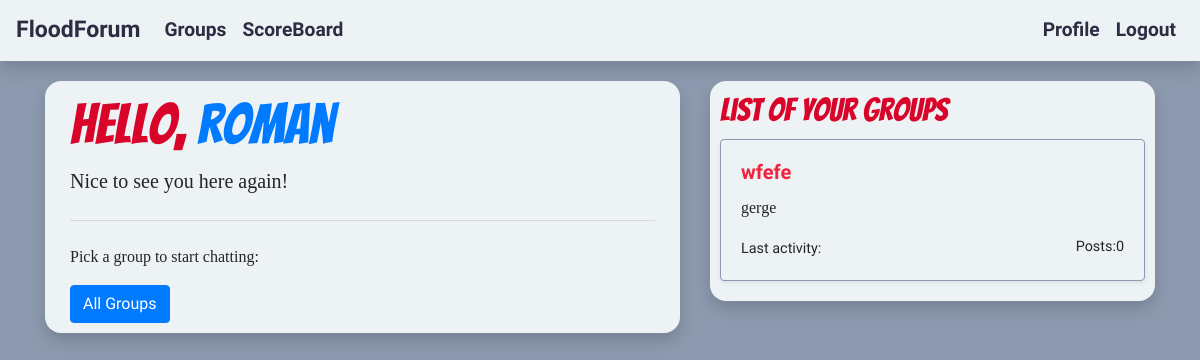
Before: / (signed in) with the older database file.
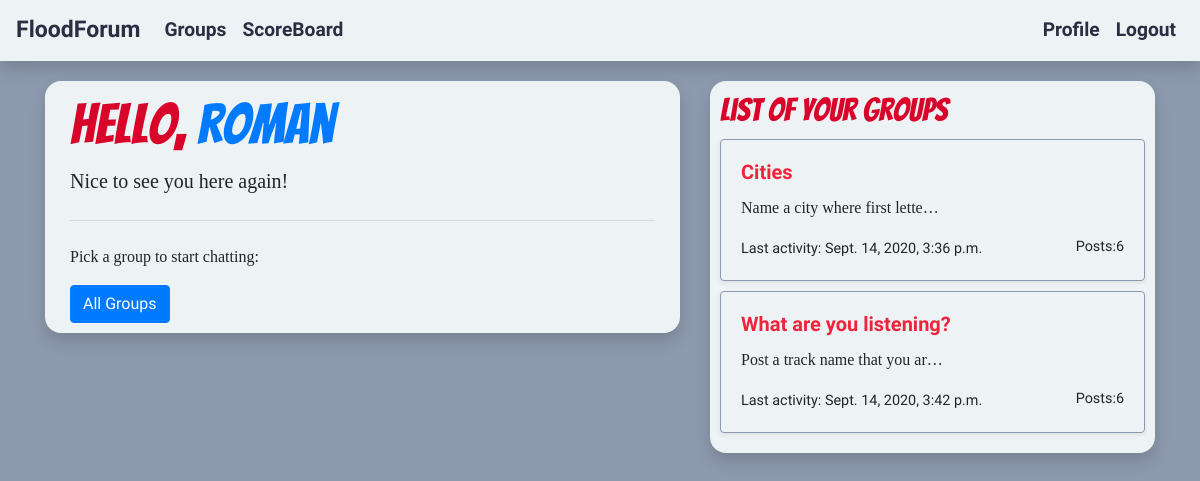
After: the same page with the newer database file.
### groups/models.py (models this page shows, shortened)
class Group(models.Model):
    name = models.CharField(max_length = 200, unique = True)
    slug = models.CharField(max_length = 200)
    description = models.TextField(max_length = 1000)
    owner = models.ForeignKey(settings.AUTH_USER_MODEL, related_name = "own_groups", on_delete=models.CASCADE)
    members = models.ManyToManyField(settings.AUTH_USER_MODEL, through = "GroupMembership")

### posts/models.py (models this page shows, shortened)
class Post(models.Model):
    group = models.ForeignKey(Group, related_name = "group_posts", on_delete=models.CASCADE)
    author = models.ForeignKey(settings.AUTH_USER_MODEL, related_name = "my_posts", on_delete=models.CASCADE)
    text = models.TextField()
    text_html = models.TextField(default="")
    created_at = models.DateTimeField(default=timezone.now)
    voters = models.ManyToManyField(settings.AUTH_USER_MODEL, through = "PostVotes")
    up_votes = models.IntegerField(default=0)
    down_votes = models.IntegerField(default=0)
    class Meta:
        ordering = ['-created_at']

### django_social_site/views.py (the view)
# urls.py: path('', HomeView.as_view(), name='home'),
class HomeView(MyGroupListView):
    template_name = "home.html"

### groups/views.py (called while the page is built)
    def get_queryset(self):
        if self.request.user.is_authenticated:
            return Group.objects.filter(members = self.request.user)
        else:
            return None

### templates/home.html (shortened to what this page needs)
{% extends "common_base.html" %}
{% block base_top %}
<div class="container">
  {% if user.is_authenticated %}
    <h1 class="display-4">Hello, <a href="{% url "accounts:profile" %}">{{user}}</a></h1>
    <p class="lead">Nice to see you here again!</p>
    <hr class="my-4">
    <p>Pick a group to start chatting:  </p>
    <a class="btn btn-primary btn" href="{% url "groups:group_list" %}" role="button">All Groups</a>
  {% endif %}
</div>
{% endblock base_top %}
{% block base_right %}{% if user.is_authenticated %}
  <h2>List of your groups</h2>
      {% for group in group_list %}
      {% include "_group.html" with group=group %}
      {% endfor %}
  {% endif %}{% endblock base_right %}

### groups/templates/groups/_group.html
<div class="card group-item shadow-sm"
     onclick="location.href='{% url "groups:group_detail" group.slug %}'"
     style="cursor: pointer";>
  <div class="card-body">
    <h5 class="card-title group-card-title">{{group.name}}</h5>
    <p class="card-text">{{group.description|truncatechars:30}}</p>
    <span class="font-weight-lighter">Last activity: {{group.group_posts.all.0.created_at}}</span>
    <span class="font-weight-lighter float-right">Posts:{{group.group_posts.all.count}}</span>
  </div>
</div>

Changed rows visible on the page:
removed Group: name "wfefe", description "gerge", group_posts.all.count "0"
added Group: name "Cities", description "Name a city where first lette…", group_posts.all.0.created_at "Sept. 14, 2020, 3:36 p.m.", group_posts.all.count "6"
added Group: name "What are you listening?", description "Post a track name that you ar…", group_posts.all.0.created_at "Sept. 14, 2020, 3:42 p.m.", group_posts.all.count "6"
